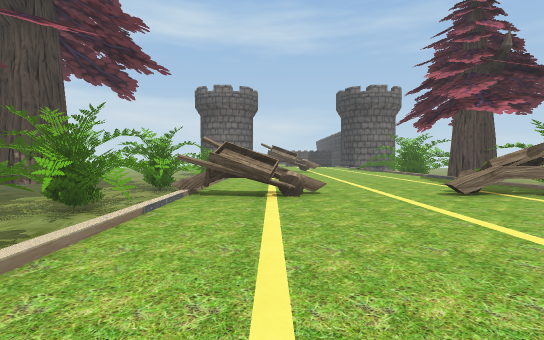
view 1 (above)

21 first-person views from a walk through a scene from a Unity 3-D project. The camera is 1.2 m above the floor, tilts 2° down and sees 85° across. Doors are open. The floor is counted in squares, 2 m on a side. Each view is taken from the middle of a square. On the plan, view 1 faces up. The plan holds only what a view shows up to about 9 squares ahead; the rest is blank. The place goes on beyond the plan. Some animated figures are left out. Some surface patterns are stand-ins.

view 2
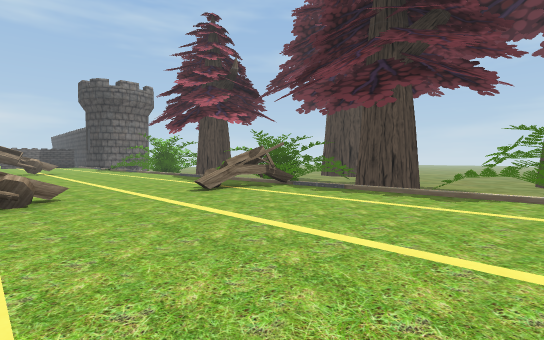

view 3
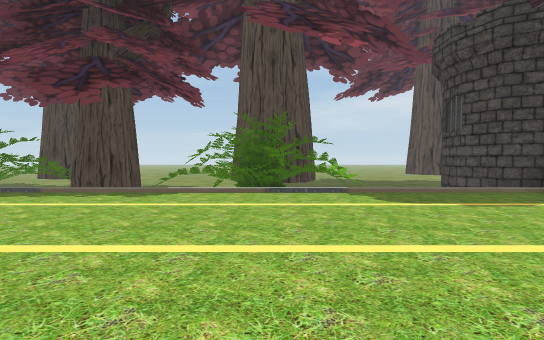

view 4
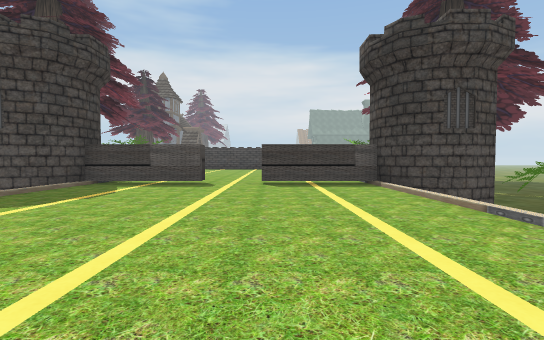

view 5
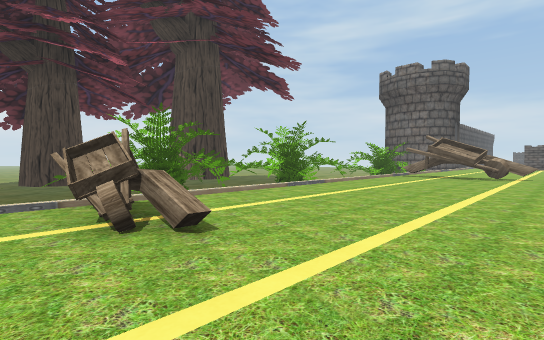

view 6
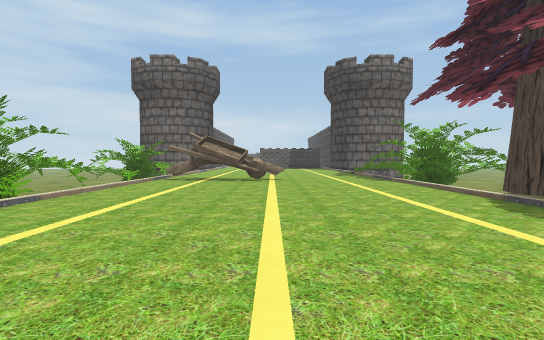

view 7
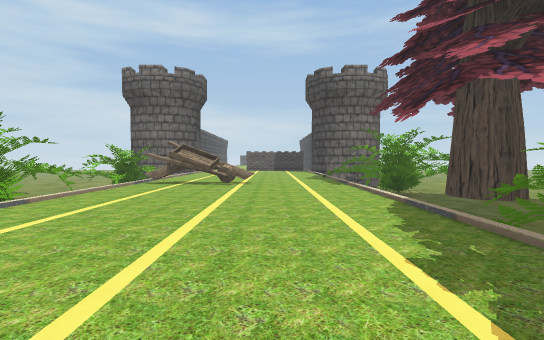

view 8
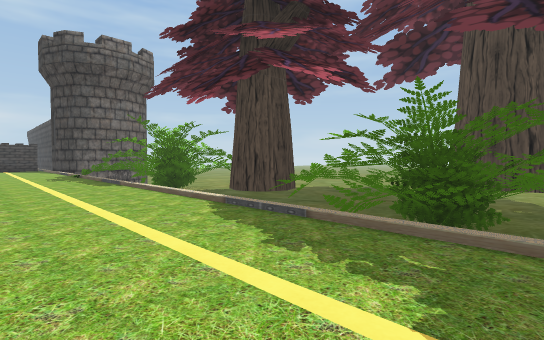

view 9
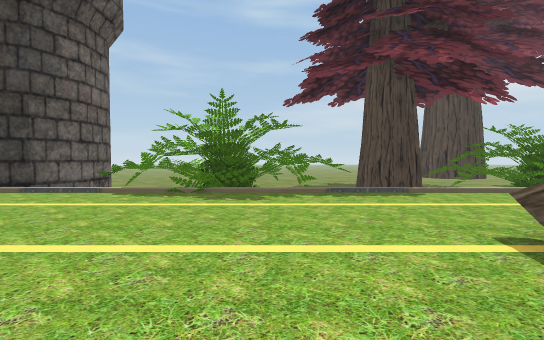

view 10
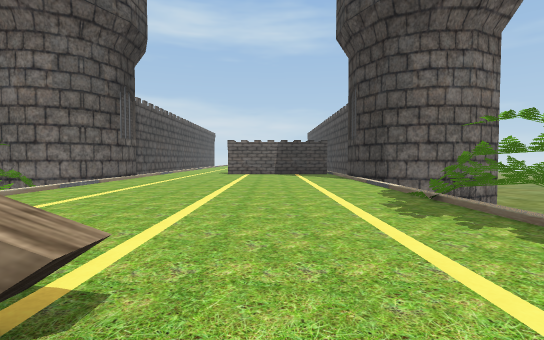

view 11
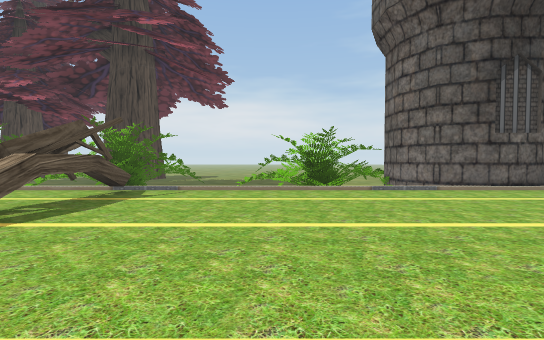

view 12
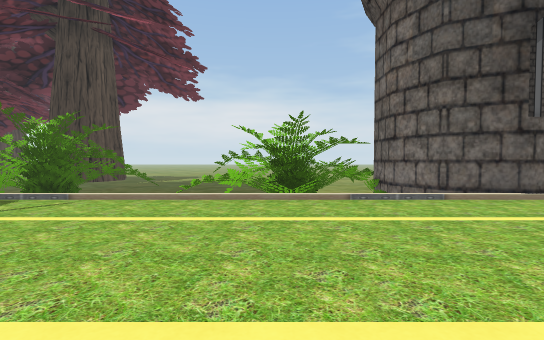

view 13
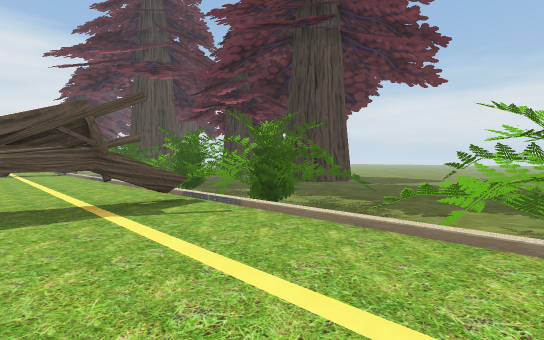

view 14
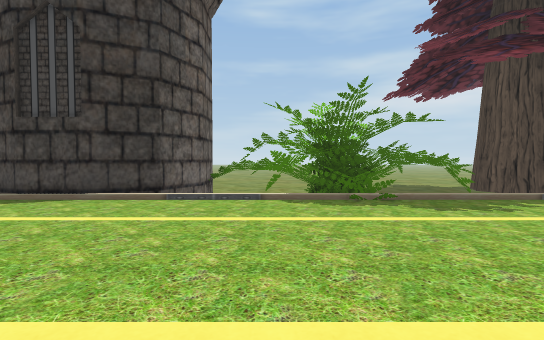

view 15
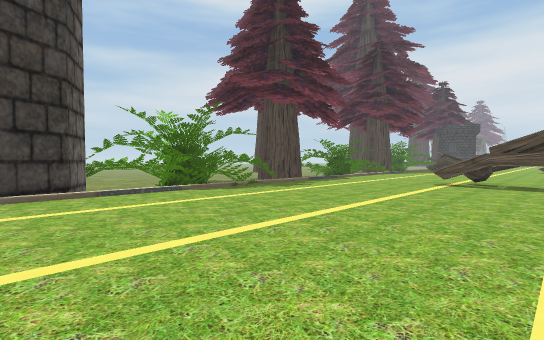

view 16
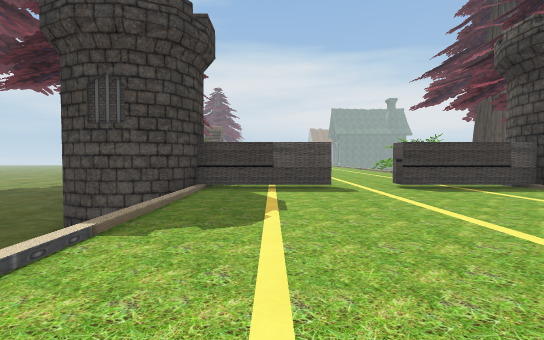

view 17
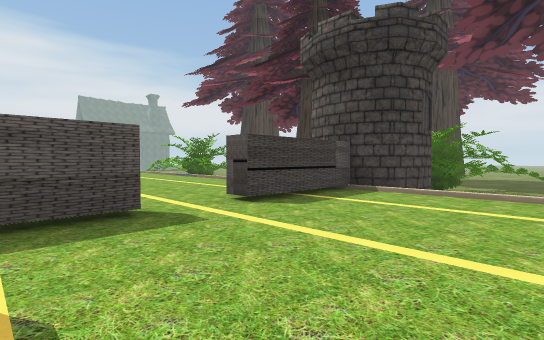

view 18
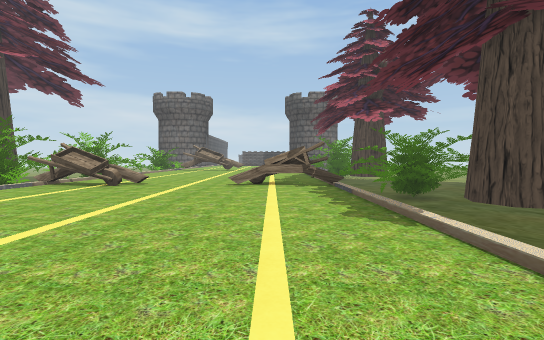

view 19
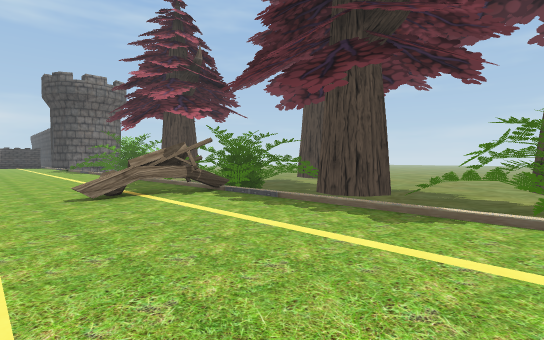

view 20
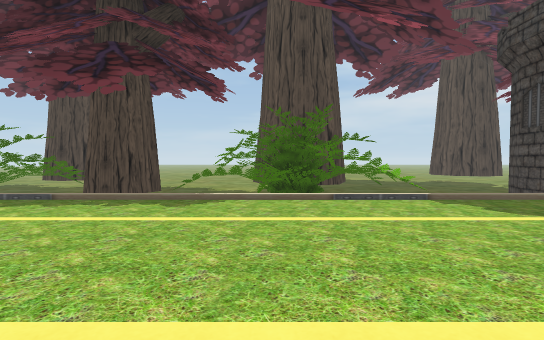

view 21
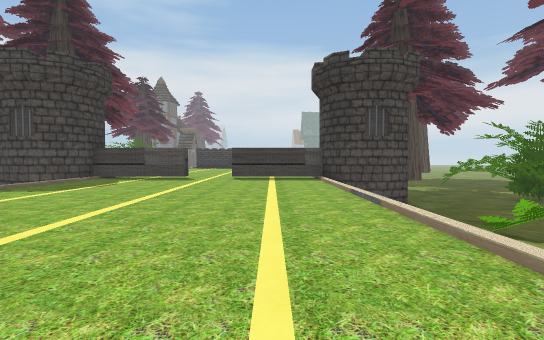

### Floor plan
Key: @ floor where view 1 was taken; # wall or solid block; x gap in a wall; . main floor; : floor 0.5 m higher than the main floor; / step, stairs or slope; = window, fence, low wall or low ledge; ^ raised ledge; v drop or lower ground; T tower; O other object.
Columns run from 4 left of view 1 to 9 right of it. Each row starts with its distance up from view 1.
 23   T.......T
 22  TT.......TTTT
 21 #^v.......v#T
 20 # v.......v###
 19 ## ....../  ##
 18 ##v......// ##
 17 vvv.......v  #
 16   v.......v###
 15 ^ vOOOO...v  #
 14 ## .OO....= ##
 13 ## .......= ##
 12 #:v.......= ##
 11 #vv.......v ##
 10   v.......v^##
  9 #vv.......=###
  8 ##v.......v ##
  7 #vv.......v^##
  6 #v .......  ##
  5 v vOO../Ox= #
  4  vv.......= #
  3   v.......= ##
  2   v.......v  #
  1    .......v ##
  0    .@.....v###
 -1   =.......v###
 -2   ^.......v ##
 -3   v.......v ##
 -4   v.......v
 -5 ##T.......TTv^
 -6 T T.......T Tv
 -7   T###.###T  =

Positions as (right, up) in squares from view 1, and headings:
1: (0, 0), facing up
2: (0, 0), facing up-right
3: (0, -1), facing right
4: (1, 1), facing down
5: (3, 4), facing up-left
6: (2, 6), facing up
7: (3, 5), facing up
8: (3, 7), facing up-right
9: (0, 17), facing right
10: (3, 14), facing up
11: (5, 18), facing left
12: (3, 19), facing left
13: (1, 19), facing down-left
14: (1, 20), facing right
15: (0, 23), facing down-right
16: (4, 0), facing down
17: (4, -3), facing down-left
18: (4, -2), facing up
19: (2, 0), facing up-right
20: (1, 0), facing right
21: (0, 3), facing down
